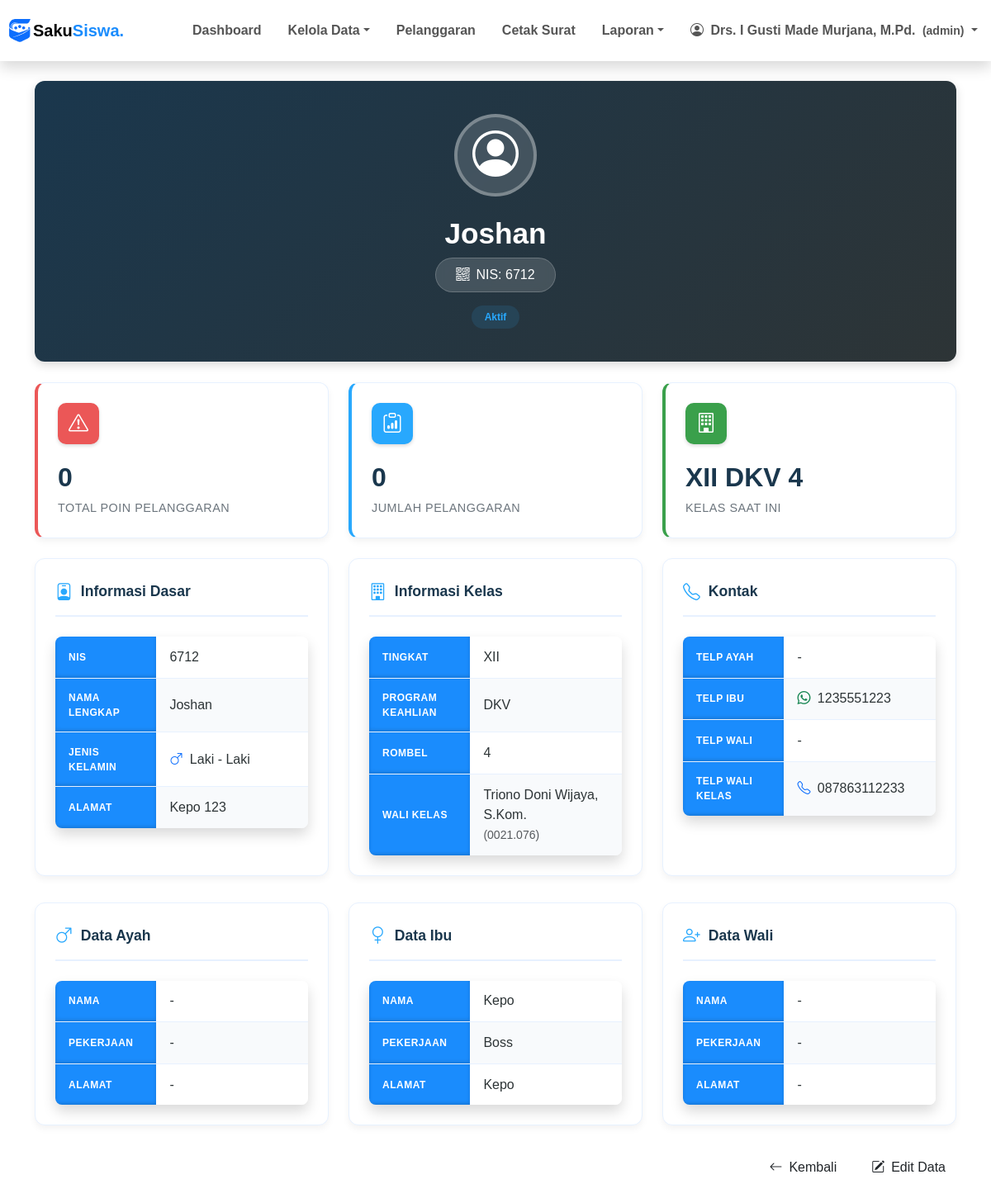
The page /pages/siswa/details.php?nis=6712 (signed in) on the database its author committed.
### tables this page shows
CREATE TABLE `siswa` (
  `nis` char(5) NOT NULL,
  `nama_siswa` varchar(50) DEFAULT NULL,
  `jenis_kelamin` enum('Laki - Laki','Perempuan') DEFAULT NULL,
  `alamat` varchar(100) DEFAULT NULL,
  `password` varchar(70) DEFAULT NULL,
  `status_siswa` enum('aktif','tidak_aktif','lulus','pindah') DEFAULT NULL,
  `id_ortu_wali` int DEFAULT NULL,
  `id_kelas` int DEFAULT NULL
);

CREATE TABLE `tingkat` (
  `id_tingkat` int NOT NULL,
  `tingkat` varchar(6) DEFAULT NULL
);

CREATE TABLE `program_keahlian` (
  `id_program_keahlian` int NOT NULL,
  `program_keahlian` varchar(6) DEFAULT NULL,
  `deskripsi` varchar(50) DEFAULT NULL
);

CREATE TABLE `kelas` (
  `id_kelas` int NOT NULL,
  `id_tingkat` int DEFAULT NULL,
  `id_program_keahlian` int DEFAULT NULL,
  `rombel` int DEFAULT NULL,
  `kode_guru` char(8) DEFAULT NULL
);

CREATE TABLE `guru` (
  `kode_guru` char(8) NOT NULL,
  `nama_pengguna` varchar(100) DEFAULT NULL,
  `role` enum('admin','bk','guru','manajemen','siswa') DEFAULT 'guru',
  `username` varchar(50) DEFAULT NULL,
  `password` varchar(70) DEFAULT NULL,
  `aktif` enum('Y','N') DEFAULT NULL,
  `jabatan` varchar(50) DEFAULT NULL,
  `telp` varchar(16) DEFAULT NULL
);

CREATE TABLE `ortu_wali` (
  `id_ortu_wali` int NOT NULL,
  `ayah` varchar(50) DEFAULT NULL,
  `ibu` varchar(50) DEFAULT NULL,
  `wali` varchar(50) DEFAULT NULL,
  `pekerjaan_ayah` varchar(50) DEFAULT NULL,
  `pekerjaan_ibu` varchar(50) DEFAULT NULL,
  `pekerjaan_wali` varchar(50) DEFAULT NULL,
  `no_telp_ayah` varchar(16) DEFAULT NULL,
  `no_telp_ibu` varchar(16) DEFAULT NULL,
  `no_telp_wali` varchar(16) DEFAULT NULL,
  `alamat_ayah` varchar(100) DEFAULT NULL,
  `alamat_ibu` varchar(100) DEFAULT NULL,
  `alamat_wali` varchar(100) DEFAULT NULL
);

### pages/siswa/details.php (the view, shortened to what this page needs)
<?php
include ROOTPATH . "/config/config.php";
include ROOTPATH . "/includes/header.php";
$nis = mysqli_real_escape_string($conn, $_GET['nis']);
$sql = "SELECT
            s.nis,
            s.nama_siswa,
            s.jenis_kelamin,
            s.alamat,
            s.status_siswa AS status,
            o.id_ortu_wali,
            o.ayah,
            o.ibu,
            o.wali,
            o.pekerjaan_ayah,
            o.pekerjaan_ibu,
            o.pekerjaan_wali,
            o.no_telp_ayah,
            o.no_telp_ibu,
            o.no_telp_wali,
            o.alamat_ayah,
            o.alamat_ibu,
            o.alamat_wali,
            k.id_kelas,
            t.tingkat,
            p.program_keahlian,
            k.rombel,
            g.nama_pengguna AS wali_kelas,
            g.kode_guru,
            g.telp AS telp_guru,
            g.jabatan AS jabatan_guru
        FROM siswa s
        LEFT JOIN ortu_wali o ON s.id_ortu_wali = o.id_ortu_wali
        LEFT JOIN kelas k ON s.id_kelas = k.id_kelas
        LEFT JOIN tingkat t ON k.id_tingkat = t.id_tingkat
        LEFT JOIN program_keahlian p ON k.id_program_keahlian = p.id_program_keahlian
        LEFT JOIN guru g ON k.kode_guru = g.kode_guru
        WHERE s.nis = '$nis'";
$result = mysqli_query($conn, $sql);
$data = mysqli_fetch_assoc($result);
$sql_poin = "SELECT
                COALESCE(SUM(jp.poin), 0) AS total_poin,
                COUNT(ps.id_pelanggaran_siswa) AS jumlah_pelanggaran
            FROM pelanggaran_siswa ps
            LEFT JOIN jenis_pelanggaran jp ON ps.id_jenis_pelanggaran = jp.id_jenis_pelanggaran
            WHERE ps.nis = '$nis'";
$result_poin = mysqli_query($conn, $sql_poin);
$data_poin = mysqli_fetch_assoc($result_poin);
?>
<div class="container py-4 detail-wrapper">
    <div class="profile-header text-center">
        <div class="profile-icon-large mx-auto">
            <i class="bi bi-person-circle"></i>
        </div>
        <h1 class="student-name-large"><?= htmlspecialchars($data['nama_siswa']) ?></h1>
        <div class="student-nis-badge mb-3">
            <i class="bi bi-qr-code me-2"></i>NIS: <?= htmlspecialchars($data['nis']) ?>
        </div>
        <div>
            <?php
            if ($data['status'] == 'aktif') {
                echo '<span class="badge rounded-pill badge-aktif px-3 py-2">Aktif</span>';
            } elseif ($data['status'] == 'lulus') {
                echo '<span class="badge rounded-pill badge-lulus px-3 py-2">Lulus</span>';
            } elseif ($data['status'] == 'tidak_aktif') {
                echo '<span class="badge rounded-pill badge-tidak-aktif px-3 py-2">Tidak Aktif</span>';
            } else {
                echo '<span class="badge rounded-pill badge-pindah px-3 py-2">Pindah</span>';
            }
            ?>
        </div>
    </div>
    <div class="row g-4 mb-4">
        <div class="col-md-4">
            <div class="stat-card-detail warning">
                <div class="stat-icon-detail warning mb-3">
                    <i class="bi bi-exclamation-triangle"></i>
                </div>
                <div class="stat-value-detail"><?= $data_poin['total_poin'] ?></div>
                <div class="stat-label-detail">Total Poin Pelanggaran</div>
            </div>
        </div>
        <div class="col-md-4">
            <div class="stat-card-detail primary">
                <div class="stat-icon-detail primary mb-3">
                    <i class="bi bi-clipboard-data"></i>
                </div>
                <div class="stat-value-detail"><?= $data_poin['jumlah_pelanggaran'] ?></div>
                <div class="stat-label-detail">Jumlah Pelanggaran</div>
            </div>
        </div>
        <div class="col-md-4">
            <div class="stat-card-detail success">
                <div class="stat-icon-detail success mb-3">
                    <i class="bi bi-building"></i>
                </div>
                <div class="stat-value-detail">
                    <?= $data['tingkat'] . ' ' . $data['program_keahlian'] . ' ' . $data['rombel'] ?>
                </div>
                <div class="stat-label-detail">Kelas Saat Ini</div>
            </div>
        </div>
    </div>
    <div class="row g-4">
        <div class="col-lg-4">
            <div class="info-section-detail">
                <div class="info-title-detail">
                    <i class="bi bi-person-badge"></i>
                    <span>Informasi Dasar</span>
                </div>
                <table class="table-custom-detail w-100 shadow">
                    <tr>
                        <th>NIS</th>
                        <td><?= htmlspecialchars($data['nis']) ?></td>
                    </tr>
                    <tr>
                        <th>Nama Lengkap</th>
                        <td><?= htmlspecialchars($data['nama_siswa']) ?></td>
                    </tr>
                    <tr>
                        <th>Jenis Kelamin</th>
                        <td>
                            <?php if ($data['jenis_kelamin'] == 'Laki - Laki'): ?>
                                <i class="bi bi-gender-male text-primary me-1"></i>
                            <?php else: ?>
                                <i class="bi bi-gender-female text-danger me-1"></i>
                            <?php endif; ?>
                            <?= htmlspecialchars($data['jenis_kelamin']) ?>
                        </td>
                    </tr>
                    <tr>
                        <th>Alamat</th>
                        <td><?= htmlspecialchars($data['alamat'] ?: '-') ?></td>
                    </tr>
                </table>
            </div>
        </div>
        <div class="col-lg-4">
            <div class="info-section-detail">
                <div class="info-title-detail">
                    <i class="bi bi-building"></i>
                    <span>Informasi Kelas</span>
                </div>
                <table class="table-custom-detail w-100 shadow">
                    <tr>
                        <th>Tingkat</th>
                        <td><?= htmlspecialchars($data['tingkat'] ?: '-') ?></td>
                    </tr>
                    <tr>
                        <th>Program Keahlian</th>
                        <td><?= htmlspecialchars($data['program_keahlian'] ?: '-') ?></td>
                    </tr>
                    <tr>
                        <th>Rombel</th>
                        <td><?= htmlspecialchars($data['rombel'] ?: '-') ?></td>
                    </tr>
                    <tr>
                        <th>Wali Kelas</th>
                        <td>
                            <?= htmlspecialchars($data['wali_kelas'] ?: '-') ?>
                            <?php if ($data['kode_guru']): ?>
                                <br><small class="text-muted">(<?= $data['kode_guru'] ?>)</small>
                            <?php endif; ?>
                        </td>
                    </tr>
                </table>
            </div>
        </div>
        <div class="col-lg-4">
            <div class="info-section-detail">
                <div class="info-title-detail">
                    <i class="bi bi-telephone"></i>
                    <span>Kontak</span>
                </div>
                <table class="table-custom-detail w-100 shadow">
                    <tr>
                        <th>Telp Ayah</th>
                        <td>
                            <?php if ($data['no_telp_ayah']): ?>
                                <i class="bi bi-whatsapp text-success me-1"></i>
                                <?= htmlspecialchars($data['no_telp_ayah']) ?>
                            <?php else: ?>
                                -
                            <?php endif; ?>
                        </td>
                    </tr>
                    <tr>
                        <th>Telp Ibu</th>
                        <td>
                            <?php if ($data['no_telp_ibu']): ?>
                                <i class="bi bi-whatsapp text-success me-1"></i>
                                <?= htmlspecialchars($data['no_telp_ibu']) ?>
                            <?php else: ?>
                                -
                            <?php endif; ?>
                        </td>
                    </tr>
                    <tr>
                        <th>Telp Wali</th>
                        <td>
                            <?php if ($data['no_telp_wali']): ?>
                                <i class="bi bi-whatsapp text-success me-1"></i>
                                <?= htmlspecialchars($data['no_telp_wali']) ?>
                            <?php else: ?>
                                -
                            <?php endif; ?>
                        </td>
                    </tr>
                    <tr>
                        <th>Telp Wali Kelas</th>
                        <td>
                            <?php if ($data['telp_guru']): ?>
                                <i class="bi bi-telephone text-primary me-1"></i>
                                <?= htmlspecialchars($data['telp_guru']) ?>
                            <?php else: ?>
                                -
                            <?php endif; ?>
                        </td>
                    </tr>
                </table>
            </div>
        </div>
    </div>
    <div class="row g-4 mt-2">
        <div class="col-md-4">
            <div class="info-section-detail">
                <div class="info-title-detail">
                    <i class="bi bi-gender-male"></i>
                    <span>Data Ayah</span>
                </div>
                <table class="table-custom-detail w-100 shadow">
                    <tr>
                        <th>Nama</th>
                        <td><?= htmlspecialchars($data['ayah'] ?: '-') ?></td>
                    </tr>
                    <tr>
                        <th>Pekerjaan</th>
                        <td><?= htmlspecialchars($data['pekerjaan_ayah'] ?: '-') ?></td>
                    </tr>
                    <tr>
                        <th>Alamat</th>
                        <td><?= htmlspecialchars($data['alamat_ayah'] ?: '-') ?></td>
                    </tr>
                </table>
            </div>
        </div>
        <div class="col-md-4">
            <div class="info-section-detail">
                <div class="info-title-detail">
                    <i class="bi bi-gender-female"></i>
                    <span>Data Ibu</span>
                </div>
                <table class="table-custom-detail w-100 shadow">
                    <tr>
                        <th>Nama</th>
                        <td><?= htmlspecialchars($data['ibu'] ?: '-') ?></td>
                    </tr>
                    <tr>
                        <th>Pekerjaan</th>
                        <td><?= htmlspecialchars($data['pekerjaan_ibu'] ?: '-') ?></td>
                    </tr>
                    <tr>
                        <th>Alamat</th>
                        <td><?= htmlspecialchars($data['alamat_ibu'] ?: '-') ?></td>
                    </tr>
                </table>
            </div>
        </div>
        <div class="col-md-4">
            <div class="info-section-detail">
                <div class="info-title-detail">
                    <i class="bi bi-person-plus"></i>
                    <span>Data Wali</span>
                </div>
                <table class="table-custom-detail w-100 shadow">
                    <tr>
                        <th>Nama</th>
                        <td><?= htmlspecialchars($data['wali'] ?: '-') ?></td>
                    </tr>
                    <tr>
                        <th>Pekerjaan</th>
                        <td><?= htmlspecialchars($data['pekerjaan_wali'] ?: '-') ?></td>
                    </tr>
                    <tr>
                        <th>Alamat</th>
                        <td><?= htmlspecialchars($data['alamat_wali'] ?: '-') ?></td>
                    </tr>
                </table>
            </div>
        </div>
    </div>
    <div class="action-buttons-detail no-print">
        <a href="list.php" class="btn btn-cancel">
            <i class="bi bi-arrow-left me-2"></i>Kembali
        </a>
        <a href="edit.php?nis=<?= $data['nis'] ?>" class="btn btn-save">
            <i class="bi bi-pencil-square me-2"></i>Edit Data
        </a>
    </div>
</div>
<?php include ROOTPATH . "/includes/footer.php"; ?>

### rows shown on the page
siswa: nama_siswa "Joshan", nis "6712", tingkat.tingkat "XII", program_keahlian.program_keahlian "DKV", id_kelas.rombel "4", jenis_kelamin "Laki - Laki", alamat "Kepo 123", guru.nama_pengguna "Triono Doni Wijaya, S.Kom.", guru.kode_guru "0021.076", id_ortu_wali.no_telp_ibu "1235551223", guru.telp "087863112233", id_ortu_wali.ayah "-", id_ortu_wali.pekerjaan_ayah "-", id_ortu_wali.alamat_ayah "-", id_ortu_wali.ibu "Kepo", id_ortu_wali.pekerjaan_ibu "Boss", id_ortu_wali.alamat_ibu "Kepo", id_ortu_wali.wali "-", id_ortu_wali.pekerjaan_wali "-", id_ortu_wali.alamat_wali "-"

### other values the page prints
$_SESSION['nama_pengguna'] "Drs. I Gusti Made Murjana, M.Pd."
$_SESSION['user_role'] "admin"
$data_poin['total_poin'] "0"
$data_poin['jumlah_pelanggaran'] "0"
